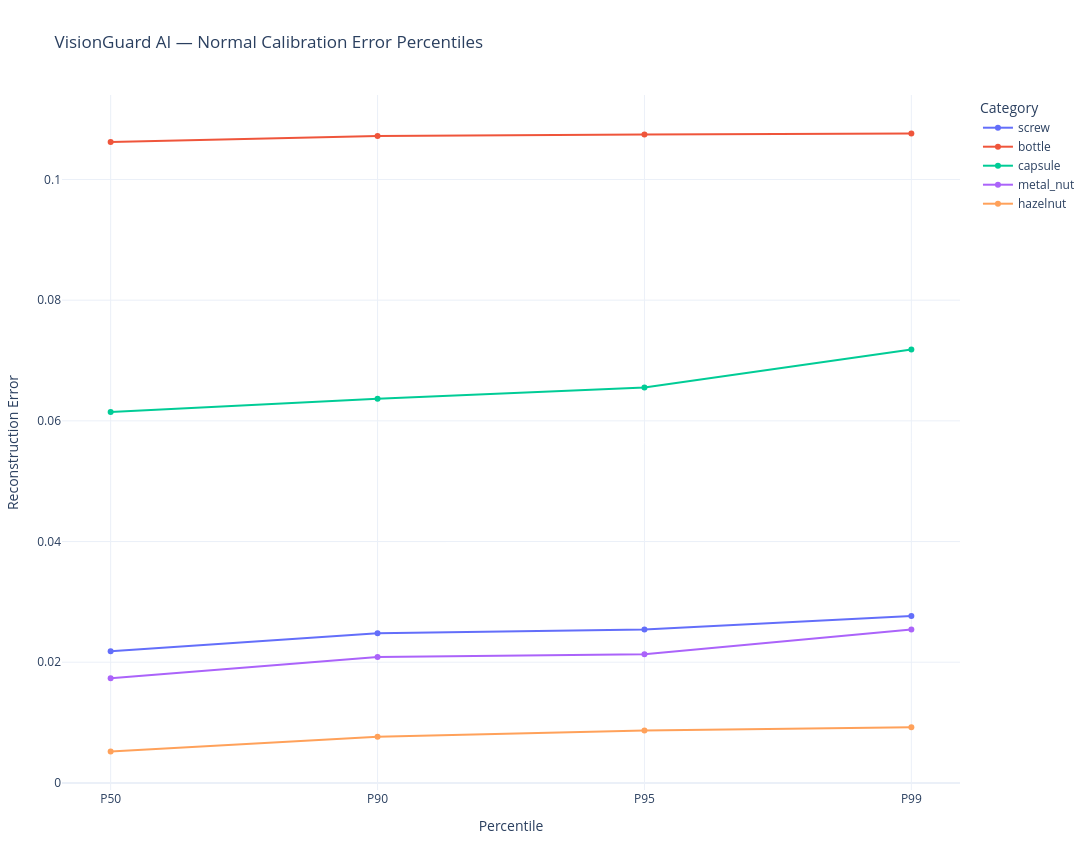

Notebook code for this chart:
### Code cell
threshold_percentile_plot_df = threshold_reference_df.melt(
    id_vars="Category",
    value_vars=["P50", "P90", "P95", "P99"],
    var_name="Percentile",
    value_name="Reconstruction Error",
)

fig = px.line(
    threshold_percentile_plot_df,
    x="Percentile",
    y="Reconstruction Error",
    color="Category",
    markers=True,
    title="VisionGuard AI — Normal Calibration Error Percentiles",
    template="plotly_white",
)

finalize_plotly(
    fig,
    "VisionGuard AI — Normal Calibration Error Percentiles",
)

### Figure 1 — Plotly figure (JSON) as saved in the notebook; plotly's stock layout.template omitted (floating-point values rounded to 4 significant figures)
{"data": [{"hovertemplate": "Category=screw<br>Percentile=%{x}<br>Reconstruction Error=%{y}<extra></extra>", "legendgroup": "screw", "line": {"color": "#636efa", "dash": "solid"}, "marker": {"symbol": "circle"}, "mode": "lines+markers", "name": "screw", "orientation": "v", "showlegend": true, "type": "scatter", "x": ["P50", "P90", "P95", "P99"], "xaxis": "x", "y": [0.02182, 0.02481, 0.02543, 0.02764], "yaxis": "y"}, {"hovertemplate": "Category=bottle<br>Percentile=%{x}<br>Reconstruction Error=%{y}<extra></extra>", "legendgroup": "bottle", "line": {"color": "#EF553B", "dash": "solid"}, "marker": {"symbol": "circle"}, "mode": "lines+markers", "name": "bottle", "orientation": "v", "showlegend": true, "type": "scatter", "x": ["P50", "P90", "P95", "P99"], "xaxis": "x", "y": [0.1062, 0.1072, 0.1075, 0.1076], "yaxis": "y"}, {"hovertemplate": "Category=capsule<br>Percentile=%{x}<br>Reconstruction Error=%{y}<extra></extra>", "legendgroup": "capsule", "line": {"color": "#00cc96", "dash": "solid"}, "marker": {"symbol": "circle"}, "mode": "lines+markers", "name": "capsule", "orientation": "v", "showlegend": true, "type": "scatter", "x": ["P50", "P90", "P95", "P99"], "xaxis": "x", "y": [0.06145, 0.06366, 0.06553, 0.07182], "yaxis": "y"}, {"hovertemplate": "Category=metal_nut<br>Percentile=%{x}<br>Reconstruction Error=%{y}<extra></extra>", "legendgroup": "metal_nut", "line": {"color": "#ab63fa", "dash": "solid"}, "marker": {"symbol": "circle"}, "mode": "lines+markers", "name": "metal_nut", "orientation": "v", "showlegend": true, "type": "scatter", "x": ["P50", "P90", "P95", "P99"], "xaxis": "x", "y": [0.01734, 0.02088, 0.02133, 0.02542], "yaxis": "y"}, {"hovertemplate": "Category=hazelnut<br>Percentile=%{x}<br>Reconstruction Error=%{y}<extra></extra>", "legendgroup": "hazelnut", "line": {"color": "#FFA15A", "dash": "solid"}, "marker": {"symbol": "circle"}, "mode": "lines+markers", "name": "hazelnut", "orientation": "v", "showlegend": true, "type": "scatter", "x": ["P50", "P90", "P95", "P99"], "xaxis": "x", "y": [0.005201, 0.007658, 0.008669, 0.009202], "yaxis": "y"}], "layout": {"height": 850, "legend": {"title": {"text": "Category"}, "tracegroupgap": 0}, "margin": {"b": 60, "l": 60, "r": 40, "t": 95}, "title": {"text": "VisionGuard AI — Normal Calibration Error Percentiles"}, "width": 1400, "xaxis": {"anchor": "y", "domain": [0, 1], "title": {"text": "Percentile"}}, "yaxis": {"anchor": "x", "domain": [0, 1], "title": {"text": "Reconstruction Error"}}}}
